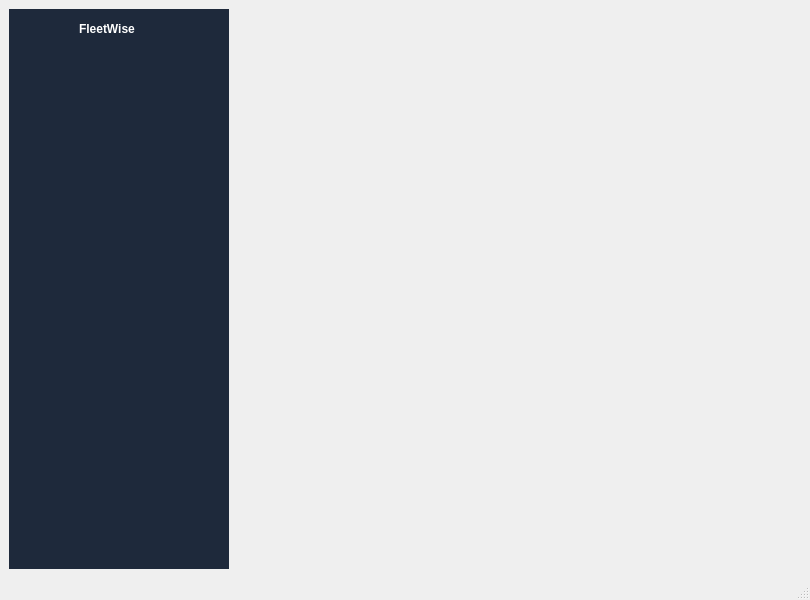
<?xml version="1.0" encoding="UTF-8"?>
<ui version="4.0">
 <class>MainWindow</class>
 <widget class="QMainWindow" name="MainWindow">
  <property name="geometry">
   <rect>
    <x>0</x>
    <y>0</y>
    <width>810</width>
    <height>600</height>
   </rect>
  </property>
  <property name="windowTitle">
   <string>MainWindow</string>
  </property>
  <widget class="QWidget" name="centralwidget">
   <layout class="QHBoxLayout" name="horizontalLayout_3">
    <item>
     <layout class="QHBoxLayout" name="horizontalLayout_2">
      <item>
       <widget class="QWidget" name="sidebar" native="true">
        <property name="minimumSize">
         <size>
          <width>200</width>
          <height>0</height>
         </size>
        </property>
        <property name="maximumSize">
         <size>
          <width>220</width>
          <height>16777215</height>
         </size>
        </property>
        <property name="styleSheet">
         <string notr="true">QWidget#sidebar {
    background-color: #1E293B;
}</string>
        </property>
        <widget class="QLabel" name="label">
         <property name="geometry">
          <rect>
           <x>70</x>
           <y>10</y>
           <width>63</width>
           <height>20</height>
          </rect>
         </property>
         <property name="styleSheet">
          <string notr="true">QLabel {
    color: white;
    font-size: 12px;
    font-weight: bold;
}
</string>
         </property>
         <property name="text">
          <string>FleetWise</string>
         </property>
        </widget>
       </widget>
      </item>
      <item>
       <widget class="QWidget" name="contentArea" native="true"/>
      </item>
     </layout>
    </item>
   </layout>
  </widget>
  <widget class="QMenuBar" name="menubar">
   <property name="geometry">
    <rect>
     <x>0</x>
     <y>0</y>
     <width>810</width>
     <height>22</height>
    </rect>
   </property>
  </widget>
  <widget class="QStatusBar" name="statusbar"/>
 </widget>
 <resources/>
 <connections/>
</ui>
